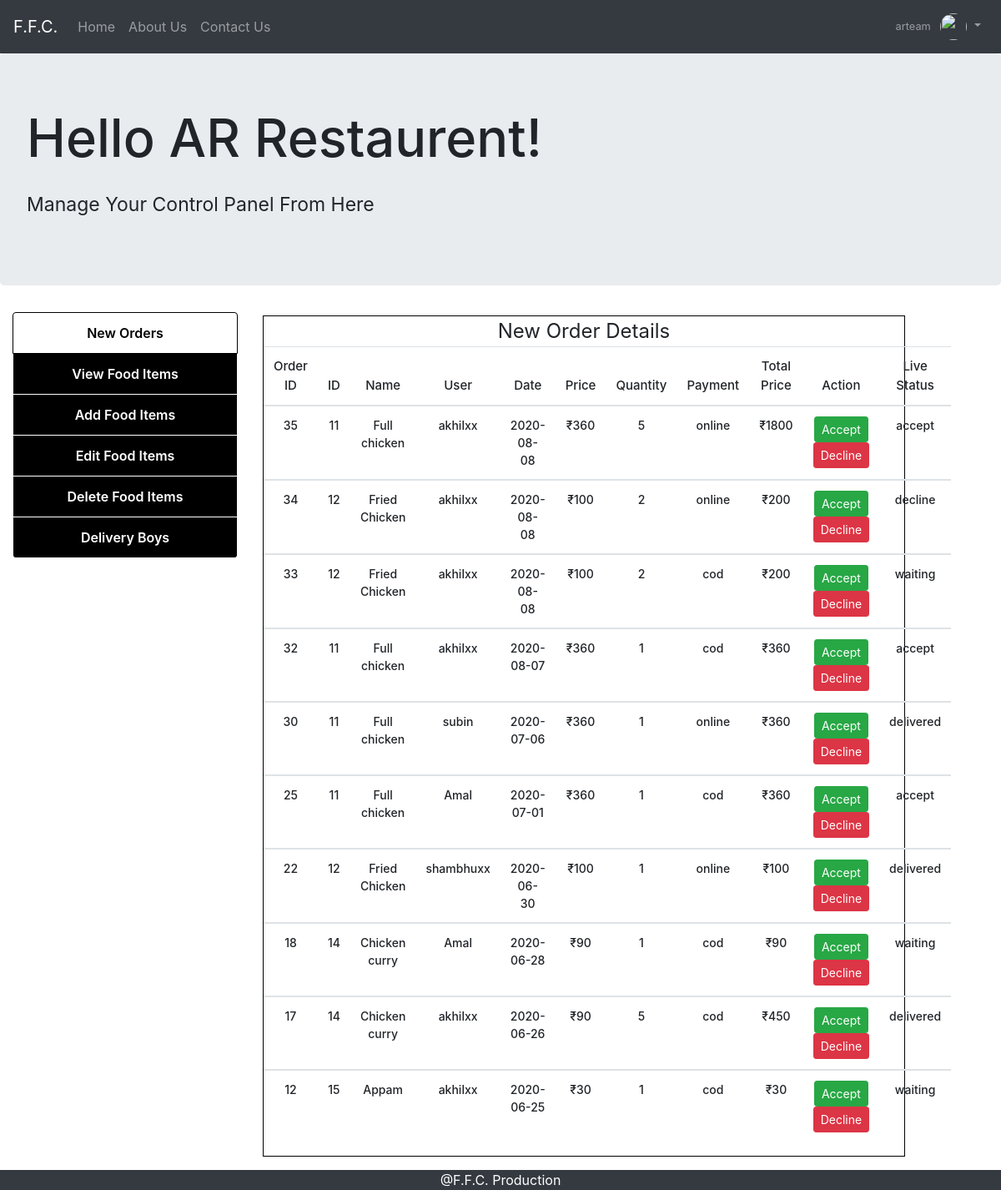
/liveorders.php (signed in), run on the app's committed database.
### tables this page shows
CREATE TABLE `foodorders` (
  `orderid` int(11) NOT NULL,
  `fid` int(11) NOT NULL,
  `fname` varchar(50) NOT NULL,
  `fprice` int(30) NOT NULL,
  `frestaurent` varchar(50) NOT NULL,
  `qty` int(10) NOT NULL,
  `ordereduser` varchar(125) NOT NULL,
  `totalprice` int(125) NOT NULL,
  `ordered_date` date DEFAULT NULL,
  `payment_type` varchar(20) NOT NULL,
  `res_status` varchar(11) NOT NULL
);

### liveorders.php (the view, shortened to what this page needs)
<?php
 include_once "inc/dbh.inc.php";
?>
<!DOCTYPE html>
<html>
<head>
  <link rel="stylesheet" type="text/css" href="css/bootstrap.min.css">
  <link rel="stylesheet" type="text/css" href="css/main.css">
</head>
<body>
    <nav class="navbar navbar-expand-lg navbar-dark bg-dark">
  <a class="navbar-brand" href="index.php">F.F.C.</a>
  <div class="collapse navbar-collapse" id="navbarSupportedContent">
    <ul class="navbar-nav mr-auto">
      <li class="nav-item">
        <a class="nav-link" href="index.php">Home</a>
      </li>
      <li class="nav-item">
        <a class="nav-link" href="aboutus.php">About Us</a>
      </li>
      <li class="nav-item">
        <a class="nav-link " href="#contact">Contact Us</a>
      </li>
    </ul>
    <ul class="navbar-nav ml-auto">
      <li class="nav-item dropdown no-arrow">
        <a class="nav-link dropdown-toggle" href="#" id="userDropdown" role="button" data-toggle="dropdown" aria-haspopup="true" aria-expanded="false">
          <span class="mr-2 d-none d-lg-inline text-gray-600 small">
            <?php echo $_SESSION['u_name']; ?>
          </span>
          <img class="img-profile rounded-circle" src="https://source.unsplash.com/QAB-WJcbgJk/60x60" style="height: 2rem; width: 2rem;">
        </a>
      </li>
    </ul>
  </div>
</nav>
<div class="jumbotron">
	<h1 style="font-size: 63px;">Hello <?php echo $_SESSION['rname']; ?>!</h1>
	<p class="pt-3" style="font-size: 23px;">Manage Your Control Panel From Here</p>
</div>
  <div class="container-fluid">
   	<div class="row">
   	  <div class="col-md-3 pb-5">
            <div class="mylist list-group">
              <a href="liveorders.php" class="list-group-item active">New Orders</a>
              <a href="mviewfood.php" class="list-group-item">View Food Items</a>
              <a href="maddfood.php" class="list-group-item ">Add Food Items</a>
              <a href="meditfood.php" class="list-group-item ">Edit Food Items</a>
              <a href="mdeletefood.php" class="list-group-item ">Delete Food Items</a>
              <a href="deliveryboy.php" class="list-group-item ">Delivery Boys</a>
            </div>
      </div>
       <div class="col-md-8 pt-1 pb-3">
           <legend class="text-center" style="border:1px solid black; width: 100%; margin: 0 auto;">New Order Details
            <table class="table table-responsive-md mytbl text-center">
                <thead>
                 <tr>
                  <th>Order ID</th>
                  <th>ID</th>
                  <th>Name</th>
                  <th>User</th>
                  <th>Date</th>
                  <th>Price</th>
                  <th>Quantity</th>
                  <th>Payment</th>
                  <th>Total Price</th>
                  <th>Action</th>
                  <th>Live Status</th>
                 </tr>
                </thead>
                 <?php
                 $manager = $_SESSION['rname'];
                 $sql = "select * from foodorders where frestaurent = '$manager' ORDER BY orderid DESC LIMIT 10;";
                 $result = mysqli_query($con, $sql);
                 $resultcheck = mysqli_num_rows($result);
                 if ($resultcheck > 0) {
                 while ($row = mysqli_fetch_assoc($result)) {
                 ?>
                <tbody>
                <tr>
                <td><?php echo $row['orderid'] ?></td>
                <td><?php echo $row['fid'] ?></td>
                <td><?php echo $row['fname'] ?></td>
                <td><?php echo $row['ordereduser'] ?></td>
                <td><?php echo $row['ordered_date'] ?></td>
                <td>&#8377;<?php echo $row['fprice'] ?></td>
                <td><?php echo $row['qty'] ?></td>
                <td><?php echo $row['payment_type'] ?></td>
                <td>&#8377;<?php echo $row['totalprice'] ?></td>
                <td><a href="inc/rstatus.inc.php?id=<?php echo $row['orderid']; ?>&current=<?php echo $row['res_status']; ?>" class="btn btn-success btn-sm">Accept</a>
                  <a href="inc/rstatus.inc.php?type=decline&id=<?php echo $row['orderid']; ?>&current=<?php echo $row['res_status']; ?>" class="btn btn-danger btn-sm">Decline</a></td>
                <td><?php echo $row['res_status']; ?></td>
                <?php
                  }
                 }
                ?>
                </tr>
                </tbody>
               </table>
             </legend>
       </div>
    </div>
  </div>
<?php
 include 'footer.php';
?>

### css/main.css (style rules this page uses)
html,body { height: 100%; width: 100%; }
.mylist a { text-align: center; text-decoration: none; background-color: black; color: white; border: 1px solid white; font-weight: 600; }
.list-group-item.active { background-color: white !important; color: black; border: 1px solid black; }
.mytbl th { font-size: 15px; font-weight: 500; margin: 0 auto; }
.mytbl td { font-size: 14px; font-weight: 500; }

### data on the page
foodorders: orderid "35", fid "11", fname "Full chicken", ordereduser "akhilxx", ordered_date "2020-08-08", fprice "360", qty "5", payment_type "online", totalprice "1800", res_status "accept"
foodorders: orderid "34", fid "12", fname "Fried Chicken", ordereduser "akhilxx", ordered_date "2020-08-08", fprice "100", qty "2", payment_type "online", totalprice "200", res_status "decline"
foodorders: orderid "33", fid "12", fname "Fried Chicken", ordereduser "akhilxx", ordered_date "2020-08-08", fprice "100", qty "2", payment_type "cod", totalprice "200", res_status "waiting"
foodorders: orderid "32", fid "11", fname "Full chicken", ordereduser "akhilxx", ordered_date "2020-08-07", fprice "360", qty "1", payment_type "cod", totalprice "360", res_status "accept"
foodorders: orderid "30", fid "11", fname "Full chicken", ordereduser "subin", ordered_date "2020-07-06", fprice "360", qty "1", payment_type "online", totalprice "360", res_status "delivered"
foodorders: orderid "25", fid "11", fname "Full chicken", ordereduser "Amal", ordered_date "2020-07-01", fprice "360", qty "1", payment_type "cod", totalprice "360", res_status "accept"
foodorders: orderid "22", fid "12", fname "Fried Chicken", ordereduser "shambhuxx", ordered_date "2020-06-30", fprice "100", qty "1", payment_type "online", totalprice "100", res_status "delivered"
foodorders: orderid "18", fid "14", fname "Chicken curry", ordereduser "Amal", ordered_date "2020-06-28", fprice "90", qty "1", payment_type "cod", totalprice "90", res_status "waiting"
foodorders: orderid "17", fid "14", fname "Chicken curry", ordereduser "akhilxx", ordered_date "2020-06-26", fprice "90", qty "5", payment_type "cod", totalprice "450", res_status "delivered"
foodorders: orderid "12", fid "15", fname "Appam", ordereduser "akhilxx", ordered_date "2020-06-25", fprice "30", qty "1", payment_type "cod", totalprice "30", res_status "waiting"

### other printed values
$_SESSION['u_name'] "arteam"
$_SESSION['rname'] "AR Restaurent"
